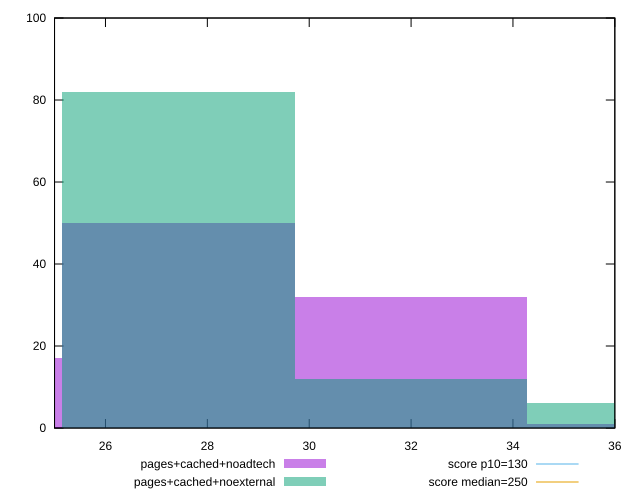

This figure's gnuplot source:
reset

$pagesCachedNoadtech <<EOF
22.854972476927188 17
31.99696146769806 32
27.425966972312622 50
36.5679559630835 1
EOF

$pagesCachedNoexternal <<EOF
31.99696146769806 12
27.425966972312622 82
36.5679559630835 6
EOF

set key outside below
set boxwidth 4.570994495385437
set xrange [25:36]
set yrange [0:100]
set trange [0:100]
set style fill transparent solid 0.5 noborder

set parametric
set terminal svg size 640, 500 enhanced background rgb 'white'
set output "report_00008_2021-01-22T20:58:29.167/max-potential-fid/comparison/histogram/4_vs_5.svg"

plot $pagesCachedNoadtech title "pages+cached+noadtech" with boxes, \
     $pagesCachedNoexternal title "pages+cached+noexternal" with boxes, \
     130,t title "score p10=130", \
     250,t title "score median=250"

reset
